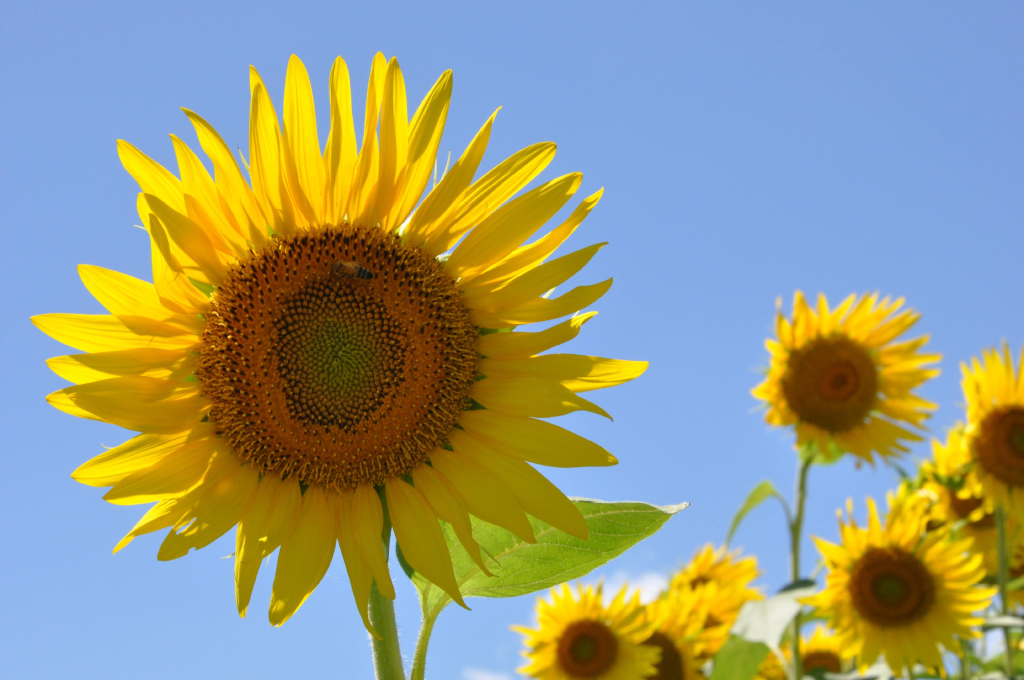
#> input picture Images/sunflower.jpg, 2048 x 1360 px (shown at 1/2 size)
$ jupyter execute 04-opencv.ipynb
#> lines starting #> are read from the running program, lines starting #| are printed output that depends on the picture
# OpenCVの基本

OpenCVとは元々Intel社が1999年から開発を開始した画像処理およびコンピュータビジョン用のライブラリでバージョン1.0が2006年に公開された当初はC言語で書かれていた。その後、開発が進められ、現在の最新バージョンである4.x系はPythonを含む非常に多くの言語でラッパーが公開されている。OpenCVで行える計算は画像の読み書きや、単純な画像フィルタの他、画像からの三次元復元や機械学習など幅広いが、ここでは基本的な機能に絞って解説する。

## 画像の読み書き

まずは講義の[GitHub](https://github.com/tatsy/sds-1284-ml/tree/master/Images)にアクセスして、3枚ある画像から好きなものを一つダウンロードしよう。その画像 (以下は`sunflower.jpg`とする)をIPythonを起動しているディレクトリと同じディレクトリに配置して、画像を読み込んでみよう。

なお、IPythonでどこのディレクトリを開いているか分からなくなった場合には、

[cell 1]
import os
os.getcwd()

とすることで、現在IPythonが実行されているディレクトリを調べることができる。ただ、このようなことが起こらないように、**講義用の作業用ディレクトリを作っておくのが一番おすすめ**である。

さて、画像の用意ができたら、以下のコードをタイプして、画像を読み込んでみる。

[cell 2]
import cv2
img = cv2.imread('../../Images/sunflower.jpg', cv2.IMREAD_COLOR)
#> img is the input picture: shape (1360, 2048, 3); mean B, G, R 129.1, 154, 149.8

もし画像の読み込みに失敗すると`img`が`None`となるので、以下のようなエラーチェックを入れておくと、些細な間違いを防ぐことができる。

[cell 3]
if img is None:
    raise Exception('Failed to load image!')

画像が読み込めたら`shape`メソッドで大きさを確認してみましょう。正しく読み込めていれば、サイズは2048x1360となっているはずだ。ただし、OpenCVは画像の大きさを「高さ」×「幅」で表現しているため、幅が最初に来ること、そしてカラー画像として読み込んでいるので、赤・緑・青の色の強さを表わすチャネル数である3が末尾に追加されて以下のように出力される。

[cell 4]
print(img.shape)
#| (1360, 2048, 3)

次に、ここで読みこんだ画像をMatplotlibを使って確認してみよう。画像の表示には`plt.imshow`を使う。

[cell 5]
import matplotlib.pyplot as plt
plt.imshow(img)
plt.show()

ご覧の通り、色合いがおかしな画像になっていることが分かる。これは、OpenCVでカラー画像を読み込むと色を表わす3チャネルが赤・緑・青 (RGB)の順番ではなく青・緑・赤 (BGR)の逆順になっているためで、これを直すには以下のように色表現を変更する必要がある。

[cell 6]
img = cv2.cvtColor(img, cv2.COLOR_BGR2RGB)

この処理を加えた後、同様に`plt.imshow`を用いて画像を表示してみると、以下のような正しい出力が得られる。なお、単に画像を表示したい時は軸が余計に感じられるので、その場合は`plt.axis("off")`あるいは`plt.xticks([])`、`plt.yticks([])`を呼び出すとよい。

[cell 7]
plt.imshow(img)
plt.xticks([])
plt.yticks([])
plt.show()

**閑話休題: 画像の色表現**

上記のプログラムではOpenCVを用いてカラー画像を読み込みましたが、各画素の色は赤・緑・青の三要素を用いて表わされていた。これは、光の三原色と呼ばれる色で、人間の目が捉える様々な波長の光のうち、特徴的な三つの成分を取りだして表現しているものと考えられる (厳密には各波長の感度には幅がある)。デジタル画像の表現形式は、この光の三原色を基本としたRGB表色に従っていることが一般的である (例えばJPEGやPNGなど)。

光の三原色は色を混ぜると白に近づくことで、例えばRGBの各値が一般的なデジタル画像における最大値である(255, 255, 255)を取ると、それは白色に対応する。このような重ね合わせることで明るくなっていく表色系のことを加法混色という。逆に、絵の具を混ぜた時のように、色を重ねるごとに黒に近づいていく表色系のことを減法混色という。

デジタル画像の保存にRGB形式が広く用いられる一方で、実際の応用に画像(や動画)を用いる際には、別の表色系が好まれることがある。例えば、テレビ映像を伝送する際には、帯域を削減する目的でYUVやYCbCrといった異なる表色が用いられる。また、プリンタに対して色情報を送るときには加法混色に従うRGB表色系ではなく、プリンタのインクが従う減法混色系の一種であるCMYK表色系 (C=シアン、M=マゼンタ、Y=イエロー、K=キープレート=黒)が用いられるのが一般的である。

## 画像に対する基本操作

### 画像の拡大・縮小

画像の拡大・縮小には`cv2.resize`関数を使う。この関数は

[cell 8]
img_small = cv2.resize(img, (1024, 680))
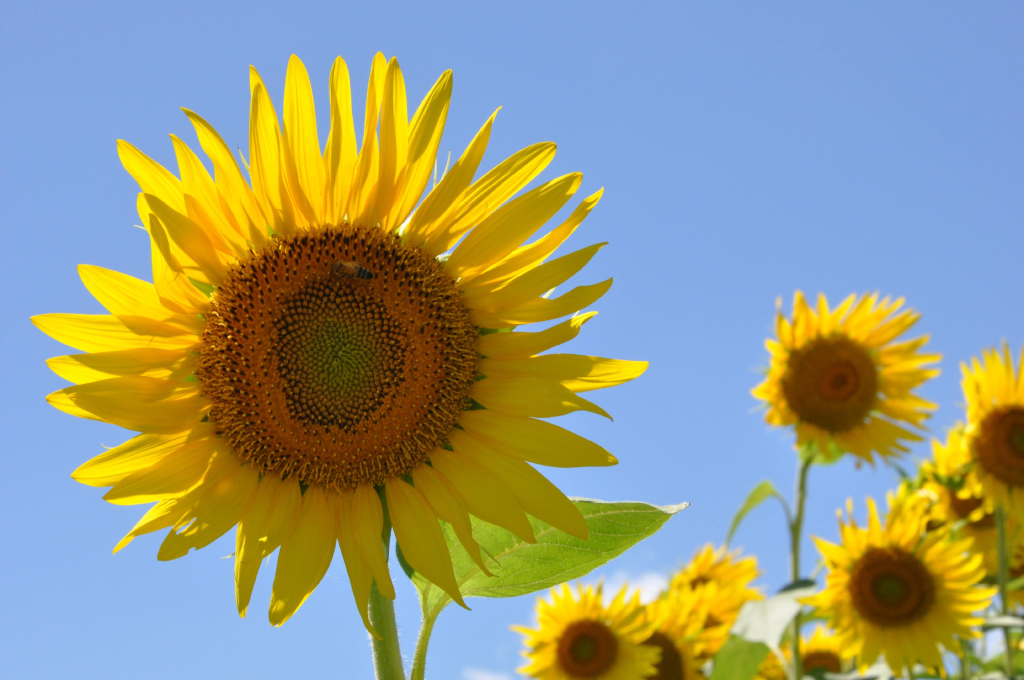
#> img_small: shape (680, 1024, 3); mean R, G, B 150, 154.1, 129.3

のように、拡大縮小後のサイズを指定する方法と

[cell 9]
img_small = cv2.resize(img, None, fx=0.5, fy=0.5)

のように拡大・縮小の倍率を指定する2つの方法がある。

また、画像を拡大・縮小するときには拡大・縮小後の各画素の色を決定する方法としていくつかの方法があり、これを信号処理の用語ではリサンプリングと呼ぶ。

最も一般的な方式はバイリニア補間と呼ばれる方式で、これは周囲の4つの画素をx方向とy方向の2方向で線形補間 (リニア補間)する方法である。これ以外にも、単純に最も近い画素の値を用いるニアレスト補間や、より多くの周囲の画素の並びから色を決定するバイキュービック補間などが広く用いられている。

[cell 10]
img_nearest = cv2.resize(img, (1024, 680), interpolation=cv2.INTER_NEAREST)  # ニアレスト補間
img_bilinear = cv2.resize(img, (1024, 680), interpolation=cv2.INTER_LINEAR)  # バイリニア補間
img_bicubic = cv2.resize(img, (1024, 680), interpolation=cv2.INTER_CUBIC)    # バイキュービック補間

なお、**極端に画像を小さくする**ときには、バイリニア補完等よりも、1画素に縮退する画素値の重み付き平均を用いる`INTER_AREA`オプションが非常に良く働く。なお`INTER_AREA`オプションは画像を拡大するときには`INTER_NEAREST`と変わらないので注意。

[cell 11]
img_bilinear = cv2.resize(img, (128, 85), interpolation=cv2.INTER_LINEAR)  # ニアレスト補間
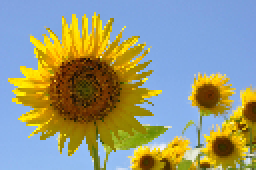
#> img_bilinear: shape (85, 128, 3) (shown 2 times larger); mean R, G, B 150, 154.1, 129
img_bicubic = cv2.resize(img, (128, 85), interpolation=cv2.INTER_CUBIC)  # バイリニア補間
#> img_bicubic: shape (85, 128, 3)
img_area = cv2.resize(img, (128, 85), interpolation=cv2.INTER_AREA)    # バイキュービック補間
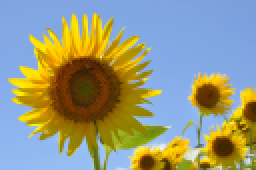
#> img_area: shape (85, 128, 3) (shown 2 times larger); mean R, G, B 149.8, 154, 129.1

fig = plt.figure(figsize=(5 * 3, 5))
ax1 = fig.add_subplot(131)
ax1.imshow(img_bilinear)
ax1.axis("off")
ax1.set_title("Bilinear")

ax2 = fig.add_subplot(132)
ax2.imshow(img_bicubic)
ax2.axis("off")
ax2.set_title("Bicubic")

ax3 = fig.add_subplot(133)
ax3.imshow(img_area)
ax3.axis("off")
ax3.set_title("Area")

plt.show()
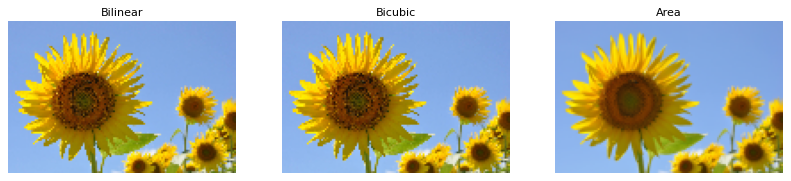
#> figure drawn by matplotlib, 3 panels

### 画像の回転

画像を回転される方法は90度刻みでの回転に使える`cv2.rotate`と、より細かな回転(+幾何的な変形)に対応できる`cv2.warpAffine`を使う方法の二通りがある。

まず`cv2.rotate`を使う場合だが、この関数は第一引数に回転させる画像を、第2引数に回転の量を表わすフラグとして以下のいずれかを取る。

* `cv2.ROTATE_90_CLOCKWISE` - 時計回りに90°回転
* `cv2.ROTATE_90_COUNTERCLOCKWISE` - 反時計回りに90°回転
* `cv2.ROTATE_180` - 180°回転 (回転方向に依らず結果は同じ)

一例として、反時計回りに90°回転させてみると、以下のような画像が得られる。

[cell 12]
img_rot = cv2.rotate(img, cv2.ROTATE_90_COUNTERCLOCKWISE)
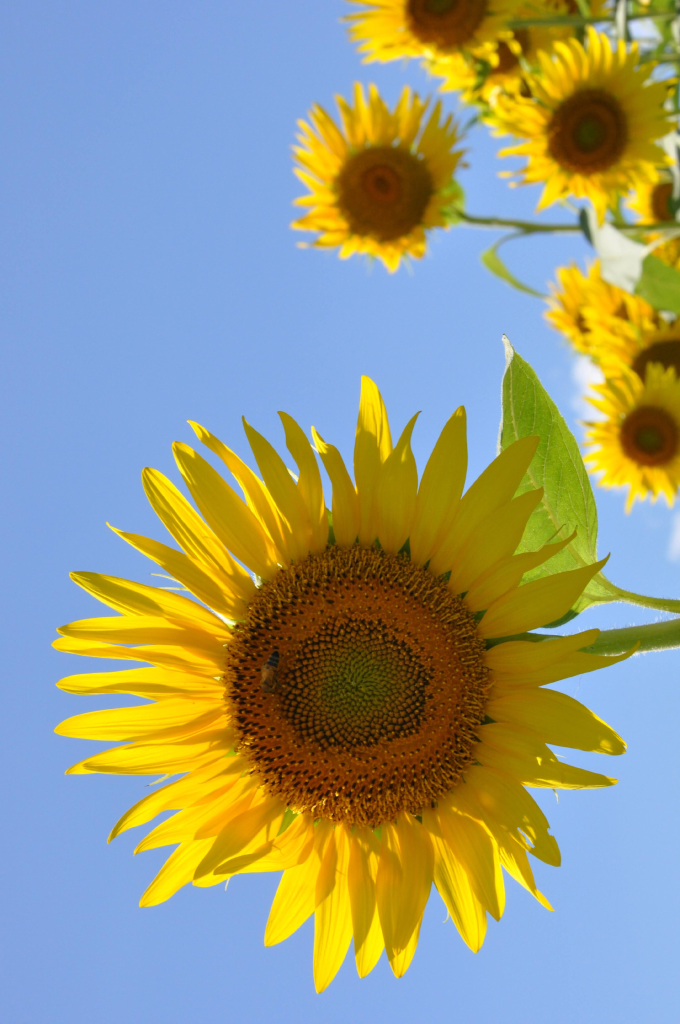
#> img_rot: shape (2048, 1360, 3) (shown at 1/2 size); mean R, G, B 149.8, 154, 129.1
plt.imshow(img_rot)
plt.show()

続いて`cv2.warpAffine`を用いる方法だが、この関数は名前の通り、アフィン変換に基づいて画像を変形する関数だ。ここでは、アフィン変換について詳細に解説することは避けるが、アフィン変換は2x3の行列を使って、画素の座標を変換することで画像のリサンプリングを行う。

2x3の行列は一般には、
$$
\begin{pmatrix}
a & b & c \\
d & e & f
\end{pmatrix}
$$
のように表わされるが、アフィン変換では左側の2x2の成分(a, b, d, eを成分に持つ箇所)が回転や拡大縮小などの成分、右側の2x1の成分(c, fを成分に持つ箇所)が平行移動量を表わす。

一例として、反時計回りに90°回転させたいのであれば、それに相当するアフィン変換の行列は「画像の中心を回転中心」として「反時計回りに90°」回転させる操作を表わすものである必要がある。このような行列は
1. 画像の中心を原点に移動する平行移動
1. 原点を中心として反時計回りに90°回転
1. 原点にある画像の中心を元の位置に戻すための平行移動
という3つの基本操作を組み合わせる必要がある。

ここでは、上記の三つの操作に対応する行列をそれぞれ$M_1$, $M_2$, $M_3$とすることにしよう。すると、そのそれぞれは以下のように表せる。
$$
M_1 = \begin{pmatrix}
  1 & 0 & - W / 2 \\
  0 & 1 & - H / 2
\end{pmatrix}, \quad
M_2 = \begin{pmatrix}
  \cos (-90^\circ) & -\sin (-90^\circ) & 0 \\
  \sin (-90^\circ) & \cos (-90^\circ) & 0
\end{pmatrix}, \quad
M_3 = \begin{pmatrix}
  1 & 0 & W / 2 \\
  0 & 1 & H / 2
\end{pmatrix}
$$

のようになる。一般に上記のような回転行列の表現はx軸が右向き正、y軸が上向き正の時には反時計回りの回転を表わすのだが、**画像の座標系はy軸下向きが正に取られている**ため、時計回りが回転方向正になることに注意してほしい。

そこで、これらの行列と`cv2.warpAffine`を使って画像を回転してみる。なお、上記のアフィン変換(2x3行列)の合成変換を求めるために、各変換を3x3の行列として定義していることに注意すること。

[cell 13]
import numpy as np

H, W, _ = img.shape
#> H = 1360; W = 2048
M1 = np.array([
  [1.0, 0.0, -W / 2],
  [0.0, 1.0, -H / 2],
  [0.0, 0.0, 1.0]
])
#> M1 = [[1, 0, -1024], [0, 1, -680], [0, 0, 1]]
M2 = np.array([
  [np.cos(-0.5 * np.pi), -np.sin(-0.5 * np.pi), 0.0],
  [np.sin(-0.5 * np.pi),  np.cos(-0.5 * np.pi), 0.0],
  [0.0, 0.0, 1.0]
])
M3 = np.array([
  [1.0, 0.0, W / 2],
  [0.0, 1.0, H / 2],
  [0.0, 0.0, 1.0]
])
#> M3 = [[1, 0, 1024], [0, 1, 680], [0, 0, 1]]

M = M3 @ M2 @ M1
img_rot = cv2.warpAffine(img, M[:2, :], (W, H))
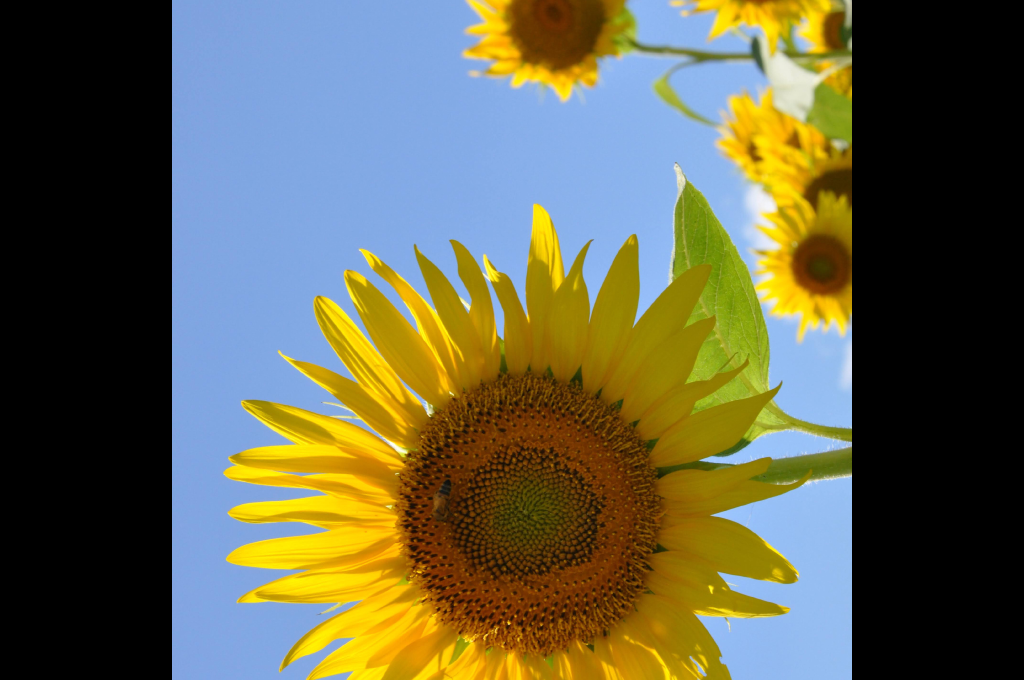
#> img_rot: shape (1360, 2048, 3) (shown at 1/2 size); mean R, G, B 98.9, 98.7, 76.4

plt.imshow(img_rot)
plt.show()

`cv2.warpAffine`は画像領域自体は変形しないため、`cv2.rotate`とは違い両端に黒い領域が現れてしまっているが、回転のされ方としては正しい回転となっていることが分かる。

なお、ここまでアフィン変換の仕組みを説明するために回りくどい方法を用いたが、OpenCVには画像を回転させる行列を得るための関数として`cv2.getRotationMatrix2D`が用意されており、上記のプログラムと同じ出力なら以下のように得られる。

[cell 14]
H, W, _ = img.shape
M = cv2.getRotationMatrix2D(center=(W / 2, H / 2), angle=90, scale=1.0)
img_rot = cv2.warpAffine(img, M, (W, H))
plt.imshow(img_rot)
plt.show()

$ run again, with Images/inawashiro.jpg copied over Images/sunflower.jpg
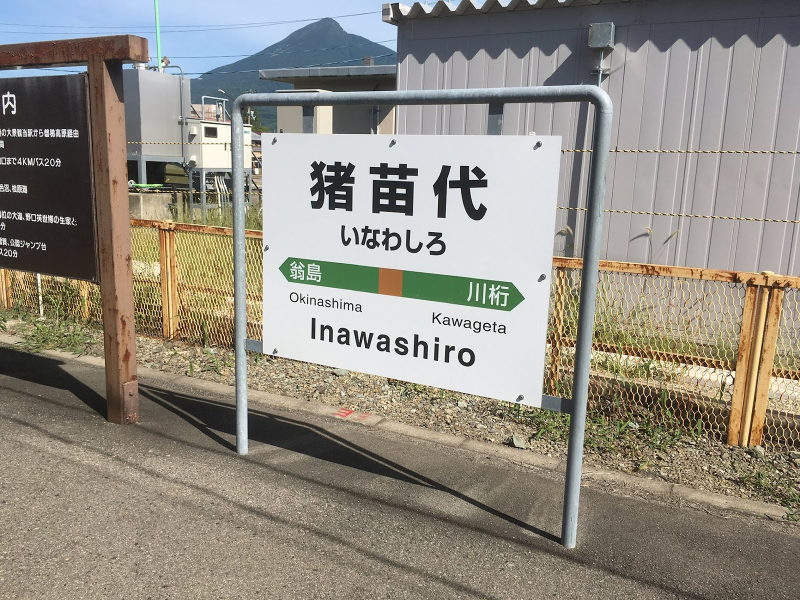
#> input picture Images/inawashiro.jpg, 1600 x 1200 px (shown at 1/2 size)
#> img is the input picture: shape (1200, 1600, 3); mean B, G, R 129.7, 140.2, 145.3
#| (1200, 1600, 3)
#> `img_area = cv2.resize(img, (128, 85), interpolation=cv2.INTER_AREA)`:
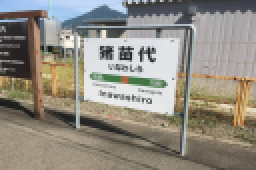
#> img_area: shape (85, 128, 3) (shown 2 times larger); mean R, G, B 145.3, 140.2, 129.7
#> `img_rot = cv2.warpAffine(img, M[:2, :], (W, H))`:
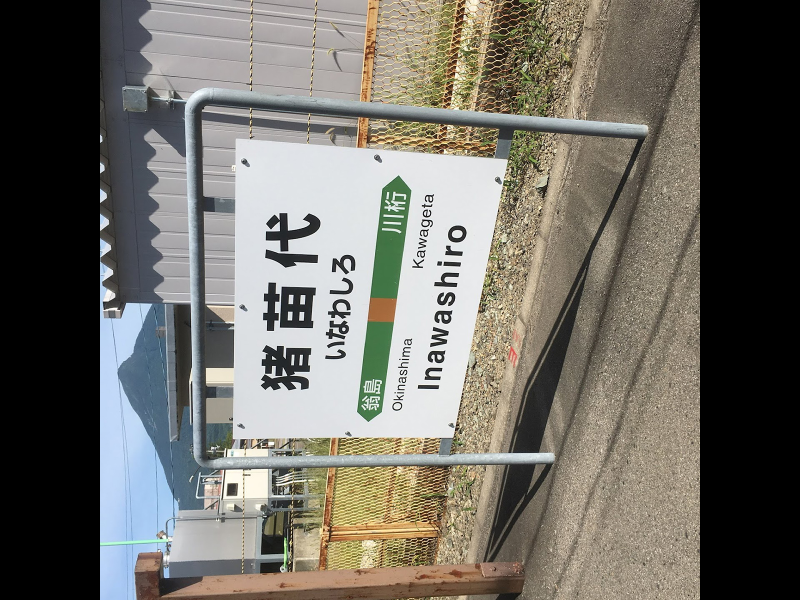
#> img_rot: shape (1200, 1600, 3) (shown at 1/2 size); mean R, G, B 112.5, 109.7, 102.3
